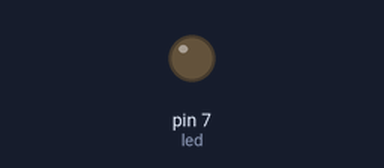
Bench run of a sketch on a simulated Arduino Uno, built with avr-gcc and run on an emulated ATmega328P. On the bench: output pins drawn as LEDs (lit = HIGH).

Above: at 1.6 s.
At 3.8 s:
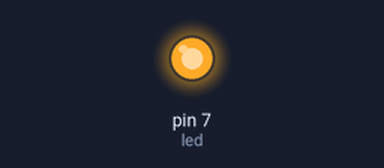
Timing chart, 0 to 10.3 s (numbered marks = the images above):
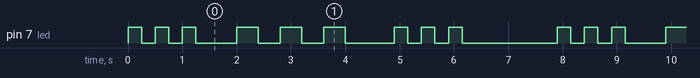

Measured:
- by itself, pin 7 (led): repeats every 7.9 s: 2 × (LOW 0.25 s, HIGH 0.25 s), LOW 0.75 s, 2 × (HIGH 0.40 s, LOW 0.40 s), HIGH 0.40 s, LOW 0.90 s, 2 × (HIGH 0.25 s, LOW 0.25 s), HIGH 0.25 s, LOW 1.8 s, HIGH 0.25 s
- by itself, everything shown: repeats every 7.9 s, in 18 steps

The sketch:

ECE387microprocessor.ino
```cpp
//Haixu Dong
//ECE 387 Prerequesite Microprocessor.
//Description: uses a microprocessor (Arduino) and blinks an external LED to SOS.
//Video Demonstration: https://www.youtube.com/watch?v=vJ8TJMWekT8


int led = 7;

void setup() {
  pinMode(led,OUTPUT);
}

void loop() {
  S(); O(); S();
  delay(1000);
}

void S()
{
  for (int i=0; i <= 2; i++){
    digitalWrite(led,HIGH);
    delay(250);
    digitalWrite(led,LOW);
    delay(250);
  }
  delay(500);
}

void O()
{
  for (int i=0; i <= 2; i++){
    digitalWrite(led,HIGH);
    delay(400);
    digitalWrite(led,LOW);
    delay(400);
  }
  delay(500);
}
```
